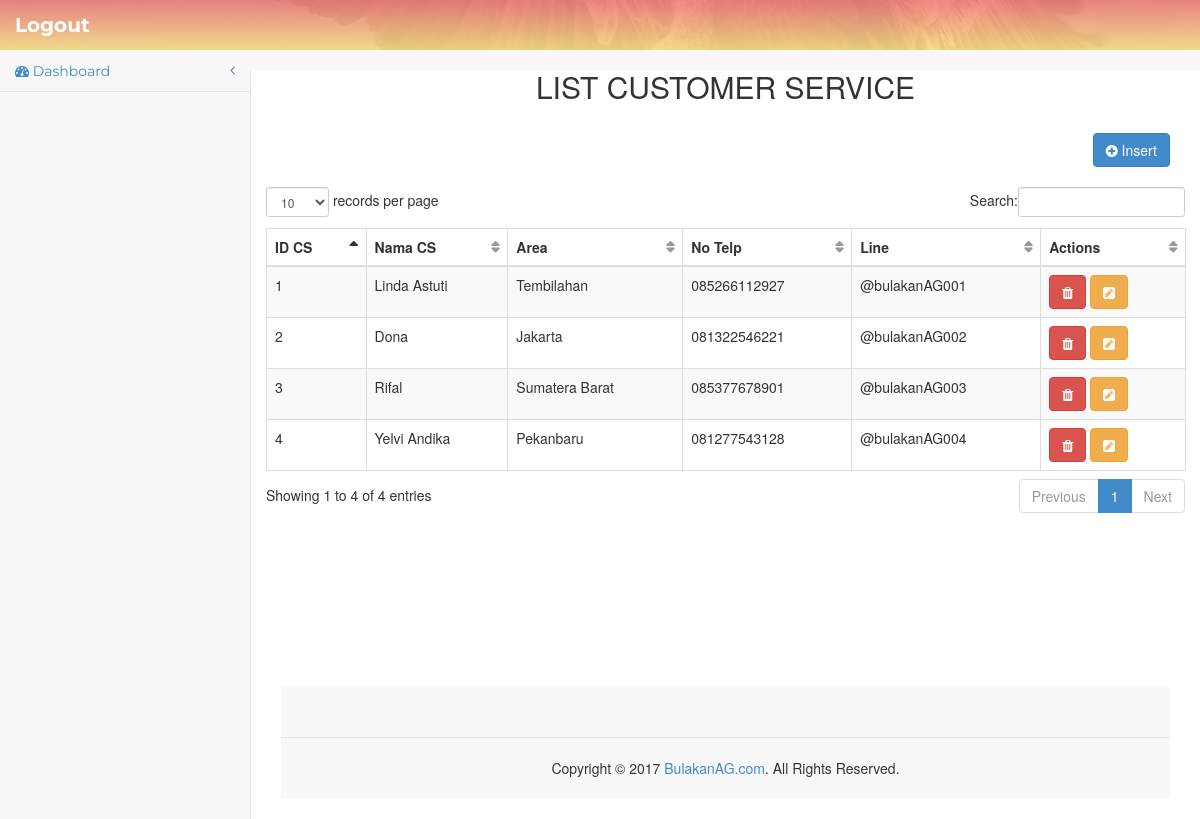
The app's page /index.php/cs with its own data.
### tables this page shows
CREATE TABLE `cs` (
  `id_cs` int(200) NOT NULL,
  `nama_cs` varchar(300) NOT NULL,
  `area` varchar(300) NOT NULL,
  `telp` varchar(300) NOT NULL,
  `line` varchar(30) NOT NULL
);

### application/controllers/Cs.php (called while the page is built, shortened)
<?php
class Cs extends CI_Controller
{
	function __construct()
	{
		$this->load->model('Cs_model');
	}
	function index()
	{
		$data['cs'] = $this->Cs_model->ambil_data();
		$this->load->view('Cs/Cs_list',$data);
	}
}
 ?>

### index.php (called while the page is built, shortened)
<?php
require_once BASEPATH.'core/CodeIgniter.php';

### application/models/Cs_model.php (called while the page is built, shortened)
<?php
class Cs_model extends CI_Model
{
	public $cs			= 'cs';
	public $id			= 'id_cs';
	public $order		= 'ASC';
	function ambil_data()
	{
		$this->db->order_by($this->id,$this->order);
		return $this->db->get($this->cs)->result();
	}
}
 ?>

### application/views/Cs/Cs_list.php (the view, shortened to what this page needs)
<center><h2>List Customer Service</h2></center>
<div class="row">
	<div class="col-md-12 text-right">
		<a href="<?php echo site_url('Cs/tambah'); ?>" class="btn btn-primary"
		style="margin-top:20px; margin-bottom:20px">
		<i class="fa fa-plus-circle"></i> Insert</a>
	</div>
</div>
<div class="row">
	<table id="example" class="table table-striped table-bordered">
		<thead>
			<tr>
				<th>ID CS</th>
				<th>Nama CS</th>
				<th>Area</th>
				<th>No Telp</th>
				<th>Line</th>
				<th>Actions</th>
			</tr>
		</thead>
		<tbody>
			<?php foreach ($cs as $key => $value) { ?>
				<tr>
					<td><?php echo $value->id_cs; ?></td>
					<td><?php echo $value->nama_cs; ?></td>
					<td><?php echo $value->area; ?></td>
					<td><?php echo $value->telp; ?></td>
					<td><?php echo $value->line; ?></td>
					<td>
						<a href="<?php echo site_url('Cs/delete/'.$value->id_cs); ?>"
							class="btn btn-danger">
							<i class="fa fa-trash"></i>
						</a>
						<a href="<?php echo site_url('Cs/update/'.$value->id_cs); ?>"
							class="btn btn-warning">
							<i class="fa fa-pencil-square"></i>
						</a>
					</td>
				</tr>
				<?php } ?>
			</tbody>
	</table>
</div>

### assets/css/template.css (style rules this page uses)
html, body { line-height: 1.7; margin: 0; padding: 0; }
body { color: #999; font-size: 13px; font-weight: 400; overflow-x: hidden; position: relative; font-family: 'Roboto', sans-serif; }
a { text-decoration: none; outline: none; color: #2ec06c; -webkit-transition: all .3s ease-in-out; -moz-transition: all .3s ease-in-out; -o-transition: all .3s ease-in-out; -ms-transition: all .3s ease-in-out; transition: all .3s ease-in-out; }
h1, h2, h3, h4, h5, h6 { margin: 5px 0 10px; color: #333; text-transform: uppercase; font-family: 'Montserrat', sans-serif; }
h1, h2 { font-weight: 300; }
h2 { font-size: 1.8em; }

### assets/css/sb-admin-2.css (style rules this page uses)
body { background-color: #f8f8f8; }
table.dataTable thead .sorting, table.dataTable thead .sorting_asc, table.dataTable thead .sorting_desc, table.dataTable thead .sorting_asc_disabled, table.dataTable thead .sorting_desc_disabled { background: transparent; }
table.dataTable thead .sorting_asc:after { content: "\f0de"; float: right; font-family: fontawesome; }
table.dataTable thead .sorting:after { content: "\f0dc"; float: right; font-family: fontawesome; color: rgba(50, 50, 50, 0.5); }

### records on screen
cs: id_cs "1", nama_cs "Linda Astuti", area "Tembilahan", telp "085266112927", line "@bulakanAG001"
cs: id_cs "2", nama_cs "Dona", area "Jakarta", telp "081322546221", line "@bulakanAG002"
cs: id_cs "3", nama_cs "Rifal", area "Sumatera Barat", telp "085377678901", line "@bulakanAG003"
cs: id_cs "4", nama_cs "Yelvi Andika", area "Pekanbaru", telp "081277543128", line "@bulakanAG004"
